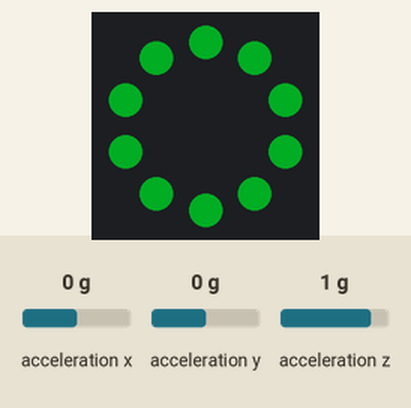
Recording of a program running on a simulated Circuit Playground running CircuitPython. Shown: the board's ring of 10 RGB LEDs (number 0 left of the top, counting anticlockwise). Inputs (shaded band) come from the test bench; at power-on: acceleration x 0 g, acceleration y 0 g, acceleration z 1 g. Dim RGB values are drawn brighter than linear.

Above: at 1.2 s.
1.3 s: acceleration x set to -1.4 g
At 1.9 s:
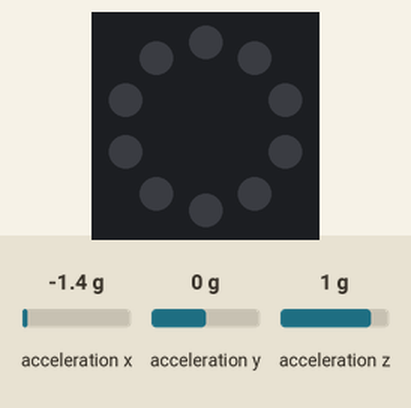
2.8 s: acceleration x set to -1.2 g
4.3 s: acceleration x set to -0.9 g
At 4.8 s:
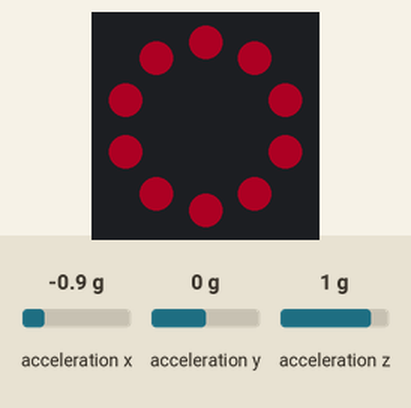
5.8 s: acceleration x set to 0 g
At 7.0 s:
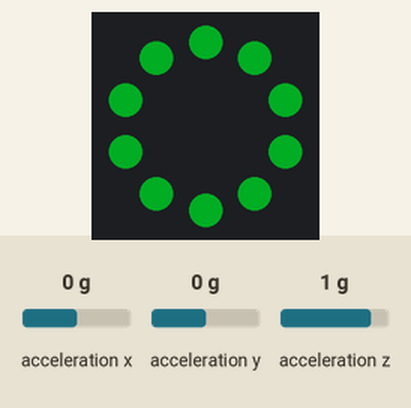
7.3 s: acceleration x set to -0.8 g
At 8.6 s:
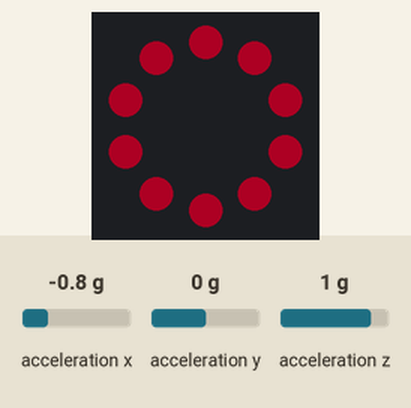
Timing chart, 0 to 9.8 s (numbered marks = the images above; inputs shaded):
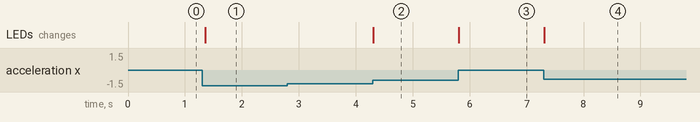

Measured:
- the behaviour switches between -1.1 and -1 g on acceleration x (found by bisection; images 1 and 2)
- after the input at 1.3 s, the LEDs: change after 0.05 s (image 1)
- after the input at 2.8 s, every drawn part: stays the same
- after the input at 4.3 s, the LEDs: change at once (image 2)
- after the input at 5.8 s, the LEDs: change at once (image 3)
- after the input at 7.3 s, the LEDs: change at once (image 4)

The program:

accelerometer.py
```python
# Author:   David Kolet-Tassara
# Date:     June 19, 2017
# Purpose:  Demonstrates the use of the accelerometer on Adafruit's
#           Circuit Python. Shows green when "level".
# Required Packages:
# neopixel
# https://github.com/adafruit/Adafruit_CircuitPython_NeoPixel/releases
# adafruit_lis3dh
# https://github.com/adafruit/Adafruit_CircuitPython_LIS3DH

import board
import neopixel
import time
import busio
import adafruit_lis3dh

ACCEL_RANGE   = adafruit_lis3dh.RANGE_16_G

p = neopixel.NeoPixel(board.NEOPIXEL, 10)

i2c = busio.I2C(board.ACCELEROMETER_SCL, board.ACCELEROMETER_SDA)
lis3dh = adafruit_lis3dh.LIS3DH_I2C(i2c, address=25)

lis3dh.range = ACCEL_RANGE

while True:

    if(lis3dh.acceleration[0] < 1 and lis3dh.acceleration[0] > -1):
        p.fill((0,50,10))
    elif(lis3dh.acceleration[0] < 3 and lis3dh.acceleration[0] > -3):
        p.fill((0,0,50))
    elif(lis3dh.acceleration[0] < 6 and lis3dh.acceleration[0] > -6):
        p.fill((25, 0, 25))
    elif(lis3dh.acceleration[0] < 10 and lis3dh.acceleration[0] > -10):
        p.fill((50, 0, 10))
    else:
        p.fill((0,0,0))

    p.write()
    time.sleep(.05)
```
